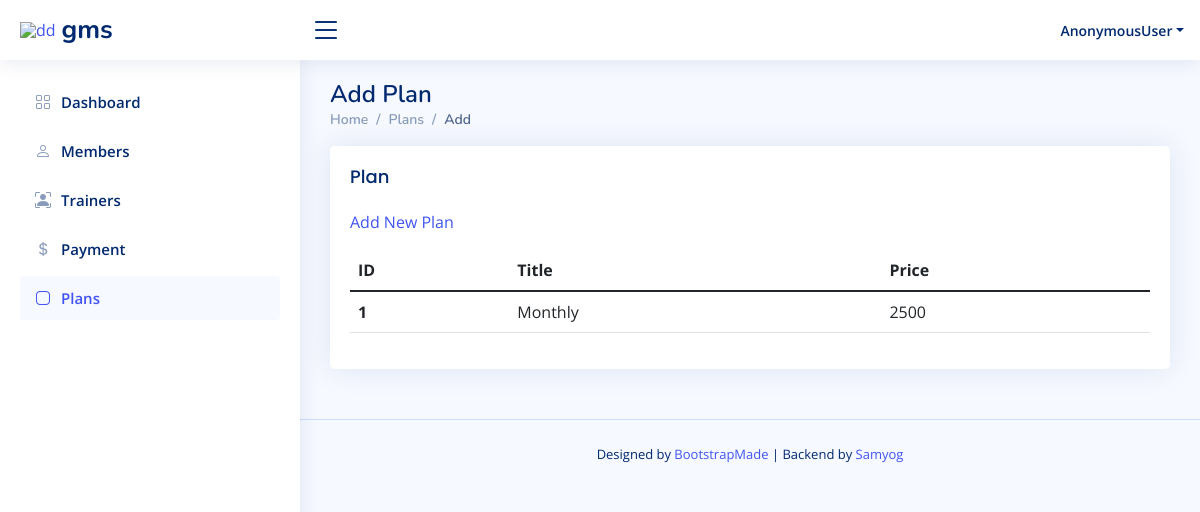
The app's page /plan/, older data.
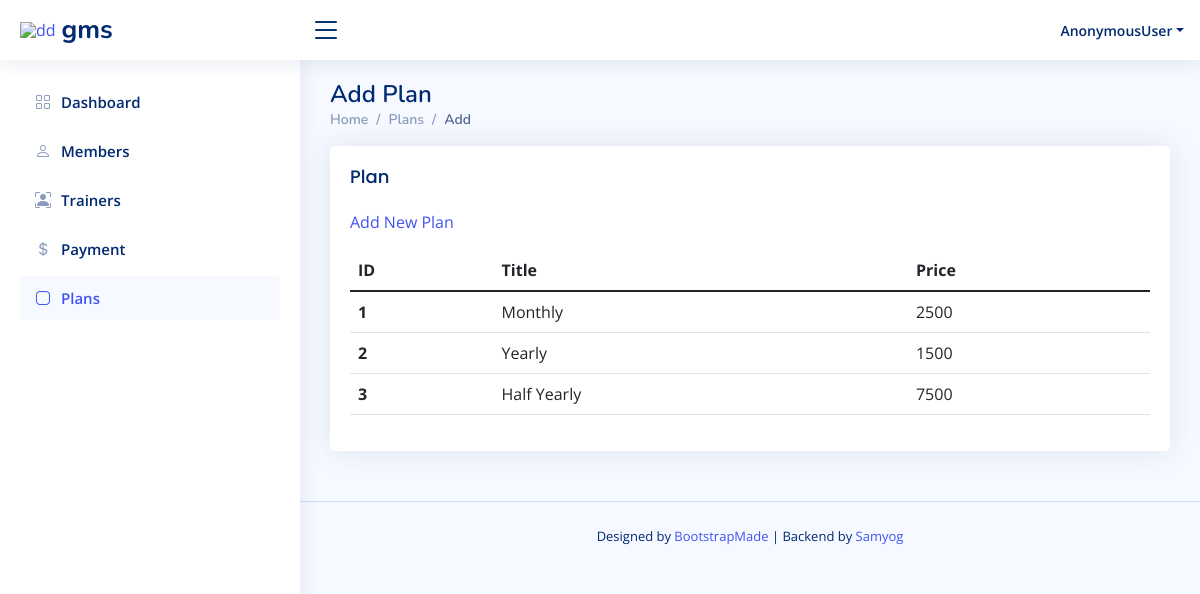
The same page, newer data.
### main/models.py (models this page shows, shortened)
class Plan(models.Model):
    title = models.CharField(max_length=20)
    price = models.IntegerField()

### main/views.py (the view)
# urls.py: path('plan/', Plans.as_view(), name='plans'), #plan list url
class Plans(ListView):
    model= Plan
    context_object_name= 'plans'

### templates/main/plan_list.html (shortened to what this page needs)
{% extends 'base/admin_base.html' %}
{% block plan %} active {% endblock plan %}
{% block content %}
<div class="pagetitle">
  <h1>Add Plan</h1>
  <nav>
    <ol class="breadcrumb">
      <li class="breadcrumb-item"><a href="{% url 'index' %}">Home</a></li>
      <li class="breadcrumb-item"><a href="{% url 'memberlist' %}">Plans</a></li>
      <li class="breadcrumb-item active">Add</li>
    </ol>
  </nav>
</div>
<div class="card">
    <div class="card-body">
      <h5 class="card-title">Plan</h5>
      <p> <a href="{% url 'addplan' %}" > Add New Plan </a> </p>
      <table class="table ">
        <thead>
          <tr>
            <th scope="col">ID</th>
            <th scope="col">Title</th>
            <th scope="col">Price</th>
          </tr>
        </thead>
        <tbody>
          {% for i in plans %}
          <tr>
            <th scope="row">{{i.id}}</th>
            <td>{{ i.title }}</td>
            <td>{{i.price }}</td></tr>
          {% endfor %}
        </tbody>
      </table>
    </div>
  </div>
{% endblock content %}

Row changes from the older to the newer data that the page shows:
added Plan: id "2", title "Yearly", price "1500"
added Plan: id "3", title "Half Yearly", price "7500"
